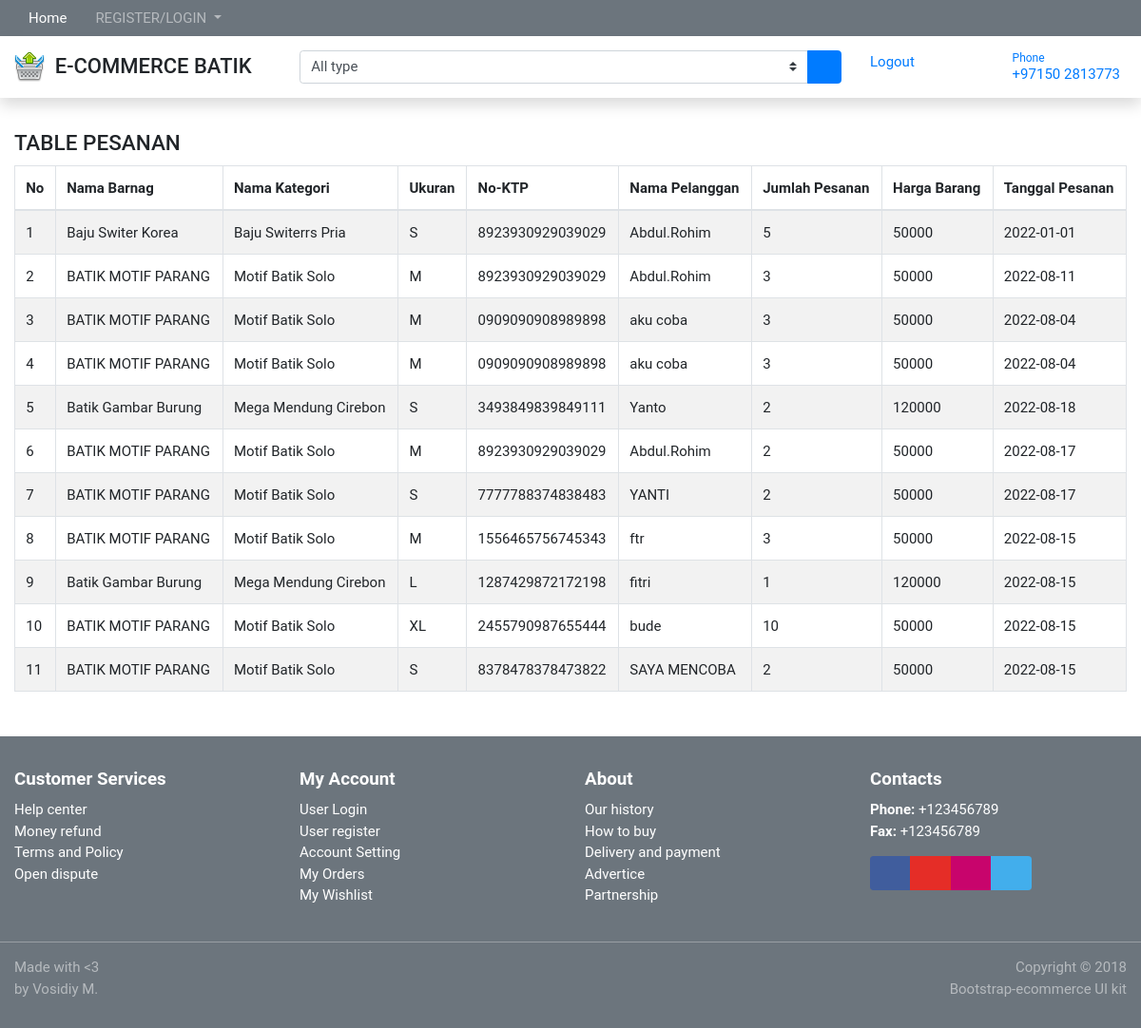
Screenshot of /Check_pemesanan/ with the database file from the repository.
### Aplikasi_ecomers2022/models.py (models this page shows, shortened)
class Model_pemesanan1(models.Model):
	nama_barang	= models.CharField(max_length = 1200)
	nama_kategori	=models.CharField(max_length = 25200)
	ukuran	=models.CharField(max_length = 25200)
	noktp	=models.CharField(max_length = 25200)
	nama_lengkap	=models.CharField(max_length = 25200)
	jumlah_pesanan	=models.CharField(max_length = 25200)
	harga_barang	=models.CharField(max_length = 25200)
	tanggal_pemesanan	=models.CharField(max_length = 25200)
	published = models.DateTimeField(auto_now_add = True)
	updated = models.DateTimeField(auto_now = True)

### Aplikasi_ecomers2022/views.py (the view)
# urls.py: url(r'^Check_pemesanan/$',Check_pemesanan, name="Check_pemesanan"),
def Check_pemesanan(request):
	tampil_data = Model_pemesanan1.objects.all()
	select_kategori = Model_kategori.objects.all()
	if 'cari_kategori' in request.GET:
		cari_kategori=request.GET['cari_kategori']
		tampil = Model_barang1.objects.filter(nama_kategori=cari_kategori)
	else:
		tampil = Model_barang1.objects.all()
	context = {
	'tampil_data': tampil_data,
	'tampil': tampil,
	'select_kategori': select_kategori,
	}
	return render(request, 'WEBSITE/Master_pemesanan/website_pemesanan.html',  context)

### Aplikasi_ecomers2022/templates/WEBSITE/Master_pemesanan/website_pemesanan.html (shortened to what this page needs)
{% include 'WEBSITE/Master_pemesanan/header_atas.html' %}
<section class="section-name bg-white padding-y">
<div class="container">
<h4>TABLE PESANAN</h4>
                <table id="example1" class="table table-bordered table-striped">
                  <thead>
                  <tr>
                    <th>No</th>
                    <th>Nama Barnag</th>
                    <th>Nama Kategori</th>
                    <th>Ukuran</th>
                    <th>No-KTP</th>
                    <th>Nama Pelanggan</th>
                    <th>Jumlah Pesanan</th>
                    <th>Harga Barang</th>
                    <th>Tanggal Pesanan</th>
                  </tr>
                  </thead>
                  <tbody>
                  {% for tampil_p in tampil_data %}
                        <tr>
                          <td>{{forloop.counter}}</td>
                          <td>{{tampil_p.nama_barang}}</td>
                          <td>{{tampil_p.nama_kategori}}</td>
                          <td>{{tampil_p.ukuran}}</td>
                          <td>{{tampil_p.noktp}}</td>
                          <td>{{tampil_p.nama_lengkap}}</td>
                          <td>{{tampil_p.jumlah_pesanan}}</td>
                          <td>{{tampil_p.harga_barang}}</td>
                          <td>{{tampil_p.tanggal_pemesanan}}</td>
                  </tr>
                  {% endfor %}
                </table>
</div>
</section>
<footer class="section-footer bg-secondary">
	<div class="container">
		<section class="footer-top padding-top">
			<div class="row">
				<aside class="col-sm-3 col-md-3 white">
					<h5 class="title">Customer Services</h5>
					<ul class="list-unstyled">
						<li> <a href="#">Help center</a></li>
						<li> <a href="#">Money refund</a></li>
						<li> <a href="#">Terms and Policy</a></li>
						<li> <a href="#">Open dispute</a></li>
					</ul>
				</aside>
				<aside class="col-sm-3  col-md-3 white">
					<h5 class="title">My Account</h5>
					<ul class="list-unstyled">
						<li> <a href="#"> User Login </a></li>
						<li> <a href="#"> User register </a></li>
						<li> <a href="#"> Account Setting </a></li>
						<li> <a href="#"> My Orders </a></li>
						<li> <a href="#"> My Wishlist </a></li>
					</ul>
				</aside>
				<aside class="col-sm-3  col-md-3 white">
					<h5 class="title">About</h5>
					<ul class="list-unstyled">
						<li> <a href="#"> Our history </a></li>
						<li> <a href="#"> How to buy </a></li>
						<li> <a href="#"> Delivery and payment </a></li>
						<li> <a href="#"> Advertice </a></li>
						<li> <a href="#"> Partnership </a></li>
					</ul>
				</aside>
				<aside class="col-sm-3">
					<article class="white">
						<h5 class="title">Contacts</h5>
						<p>
							<strong>Phone: </strong> +123456789 <br>
						    <strong>Fax:</strong> +123456789
						</p>
						 <div class="btn-group white">
						    <a class="btn btn-facebook" title="Facebook" target="_blank" href="#"><i class="fab fa-facebook-f  fa-fw"></i></a>
						    <a class="btn btn-instagram" title="Instagram" target="_blank" href="#"><i class="fab fa-instagram  fa-fw"></i></a>
						    <a class="btn btn-youtube" title="Youtube" target="_blank" href="#"><i class="fab fa-youtube  fa-fw"></i></a>
						    <a class="btn btn-twitter" title="Twitter" target="_blank" href="#"><i class="fab fa-twitter  fa-fw"></i></a>
						</div>
					</article>
				</aside>
			</div>
			<br>
		</section>
		<section class="footer-bottom row border-top-white">
			<div class="col-sm-6">
				<p class="text-white-50"> Made with <3 <br>  by Vosidiy M.</p>
			</div>
			<div class="col-sm-6 text-right">
				<p class="text-sm-right text-white-50">
	Copyright &copy 2018 <br>
<a href="http://bootstrap-ecommerce.com" class="text-white-50">Bootstrap-ecommerce UI kit</a>
				</p>
			</div>
		</section>
	</div>
</footer>
</body>
</html>

### Aplikasi_ecomers2022/templates/WEBSITE/Master_pemesanan/header_atas.html (shortened to what this page needs)
<!DOCTYPE HTML>
<html lang="en">
<head>
<link href="/static/website/css/bootstrap-custom.css" rel="stylesheet" type="text/css"/>
<link href="/static/website/fonts/fontawesome/css/fontawesome-all.min.css" type="text/css" rel="stylesheet">
<link href="/static/website/css/uikit.css" rel="stylesheet" type="text/css"/>
<link href="/static/website/css/responsive.css" rel="stylesheet" media="only screen and (max-width: 1200px)" />
</head>
<body>
<header class="section-header">
<nav class="navbar navbar-top navbar-expand-lg navbar-dark bg-secondary">
<div class="container">
  <div class="collapse navbar-collapse" id="navbarNav">
    <ul class="navbar-nav">
<li class="nav-item active">
<a class="nav-link" href="{% url 'WEBSITE' %}">Home <span class="sr-only">(current)</span></a>
</li>
<li class="nav-item dropdown">
	<a class="nav-link  dropdown-toggle" href="#" data-toggle="dropdown">  REGISTER/LOGIN  </a>
</li>
    </ul>
  </div>
</div>
</nav>
<section class="header-main shadow">
	<div class="container">
<div class="row align-items-center">
	<div class="col-lg-3 col-sm-4">
	<div class="brand-wrap">
		<img class="logo" src="/static/keranjang.png">
		<h2 class="logo-text">E-COMMERCE BATIK</h2>
	</div>
	</div>
	<div class="col-lg-6 col-sm-8">
			<form class="search-wrap" method="get">
				<div class="input-group w-100">
				    <select class="custom-select"  name="cari_kategori" onchange="this.form.submit();" style="width:55%;">
							<option value="">All type</option>
					</select>
				    <div class="input-group-append">
				      <button class="btn btn-primary" type="submit">
				        <i class="fa fa-search"></i>
				      </button>
				    </div>
			    </div>
			</form>
	</div>
	<div class="col-lg-3 col-sm-12">
			<a href="#" class="widget-header float-md-right">
				<div class="icontext">
					<div class="icon-wrap"><i class="flip-h fa-lg fa fa-phone"></i></div>
					<div class="text-wrap">
						<small>Phone</small>
						<div>+97150 2813773</div>
					</div>
				</div>
			</a>
			<a href="{% url 'WEBSITE' %}">Logout</a>
	</div>
</div>
	</div>
</section>
</header>

### Aplikasi_ecomers2022/static/website/css/uikit.css (style rules this page uses)
html { font-size:15px }
.icon-wrap { text-align:center }
.flip-h { transform:scaleX(-1) }
.border-top-white { border-top:1px solid rgba(255,255,255,0.3) }
.padding-y { padding-top:32px;padding-bottom:32px }
.padding-top { padding-top:32px }
article:after,.form-group:after { display:block;clear:both;content:"" }
.bg-white { background-color:#fff !important }
.white { color:#fff }
.navbar-top { padding:0 }
.header-main { padding-top:1rem;padding-bottom:1rem }
.brand-wrap .logo,.navbar-brand .logo { margin-right:7px;max-height:42px;display:inline-block }
.brand-wrap .logo-text,.navbar-brand .logo-text { margin:0;display:inline-block;font-size:22px;vertical-align:middle }
.header-main { position:relative }
.widget-header { margin-left:7px;margin-right:7px;display:inline-block;position:relative }
.section-footer ul a { color:inherit }
.footer-top .title { font-weight:600 }
.footer-bottom { padding:15px 0 }
.btn-facebook { background-color:#405D9D;color:#fff }
.btn-instagram { background-color:#E52D27;color:#fff }
.btn-youtube { background-color:#C8046C;color:#fff }
.btn-twitter { background-color:#42AEEC;color:#fff }
[class*="list-"] li:after { visibility:hidden;display:block;content:"";overflow:hidden;height:0;clear:both }
.icontext { display:inline-flex;align-items:center }
.icontext .icon-wrap { position:relative }
.icontext .text-wrap { line-height:1.2;padding-left:10px }
.icontext small,.icontext .title { display:block }

### rows the page displays
Model_pemesanan1: nama_barang "Baju Switer Korea", nama_kategori "Baju Switerrs Pria", ukuran "S", noktp "8923930929039029", nama_lengkap "Abdul.Rohim", jumlah_pesanan "5", harga_barang "50000", tanggal_pemesanan "2022-01-01"
Model_pemesanan1: nama_barang "BATIK MOTIF PARANG", nama_kategori "Motif Batik Solo", ukuran "M", noktp "8923930929039029", nama_lengkap "Abdul.Rohim", jumlah_pesanan "3", harga_barang "50000", tanggal_pemesanan "2022-08-11"
Model_pemesanan1: nama_barang "BATIK MOTIF PARANG", nama_kategori "Motif Batik Solo", ukuran "M", noktp "0909090908989898", nama_lengkap "aku coba", jumlah_pesanan "3", harga_barang "50000", tanggal_pemesanan "2022-08-04"
Model_pemesanan1: nama_barang "BATIK MOTIF PARANG", nama_kategori "Motif Batik Solo", ukuran "M", noktp "0909090908989898", nama_lengkap "aku coba", jumlah_pesanan "3", harga_barang "50000", tanggal_pemesanan "2022-08-04"
Model_pemesanan1: nama_barang "Batik Gambar Burung", nama_kategori "Mega Mendung Cirebon", ukuran "S", noktp "3493849839849111", nama_lengkap "Yanto", jumlah_pesanan "2", harga_barang "120000", tanggal_pemesanan "2022-08-18"
Model_pemesanan1: nama_barang "BATIK MOTIF PARANG", nama_kategori "Motif Batik Solo", ukuran "M", noktp "8923930929039029", nama_lengkap "Abdul.Rohim", jumlah_pesanan "2", harga_barang "50000", tanggal_pemesanan "2022-08-17"
Model_pemesanan1: nama_barang "BATIK MOTIF PARANG", nama_kategori "Motif Batik Solo", ukuran "S", noktp "7777788374838483", nama_lengkap "YANTI", jumlah_pesanan "2", harga_barang "50000", tanggal_pemesanan "2022-08-17"
Model_pemesanan1: nama_barang "BATIK MOTIF PARANG", nama_kategori "Motif Batik Solo", ukuran "M", noktp "1556465756745343", nama_lengkap "ftr", jumlah_pesanan "3", harga_barang "50000", tanggal_pemesanan "2022-08-15"
Model_pemesanan1: nama_barang "Batik Gambar Burung", nama_kategori "Mega Mendung Cirebon", ukuran "L", noktp "1287429872172198", nama_lengkap "fitri", jumlah_pesanan "1", harga_barang "120000", tanggal_pemesanan "2022-08-15"
Model_pemesanan1: nama_barang "BATIK MOTIF PARANG", nama_kategori "Motif Batik Solo", ukuran "XL", noktp "2455790987655444", nama_lengkap "bude", jumlah_pesanan "10", harga_barang "50000", tanggal_pemesanan "2022-08-15"
Model_pemesanan1: nama_barang "BATIK MOTIF PARANG", nama_kategori "Motif Batik Solo", ukuran "S", noktp "8378478378473822", nama_lengkap "SAYA MENCOBA", jumlah_pesanan "2", harga_barang "50000", tanggal_pemesanan "2022-08-15"
